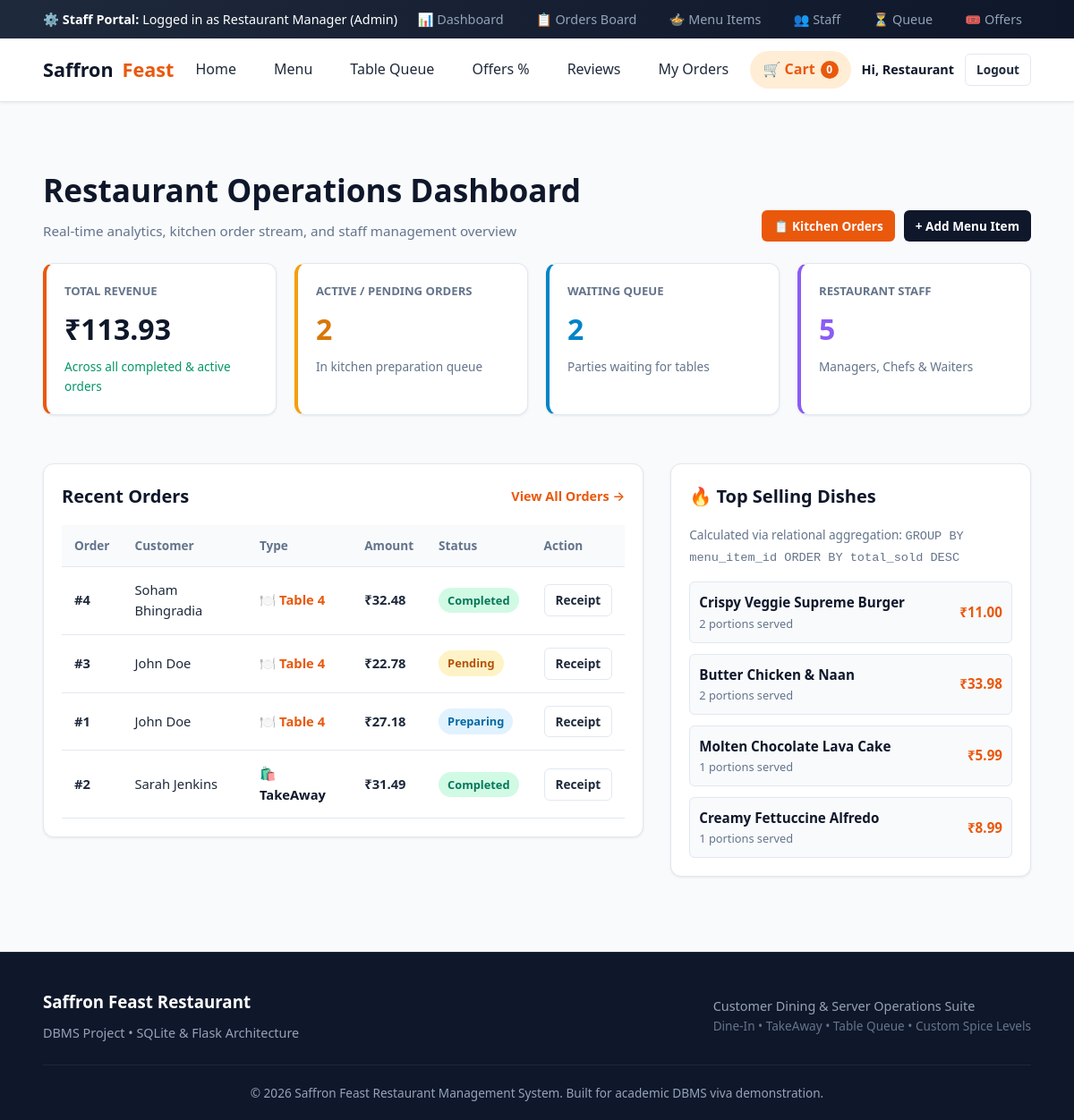
Page /admin (signed in) on the earlier database version.
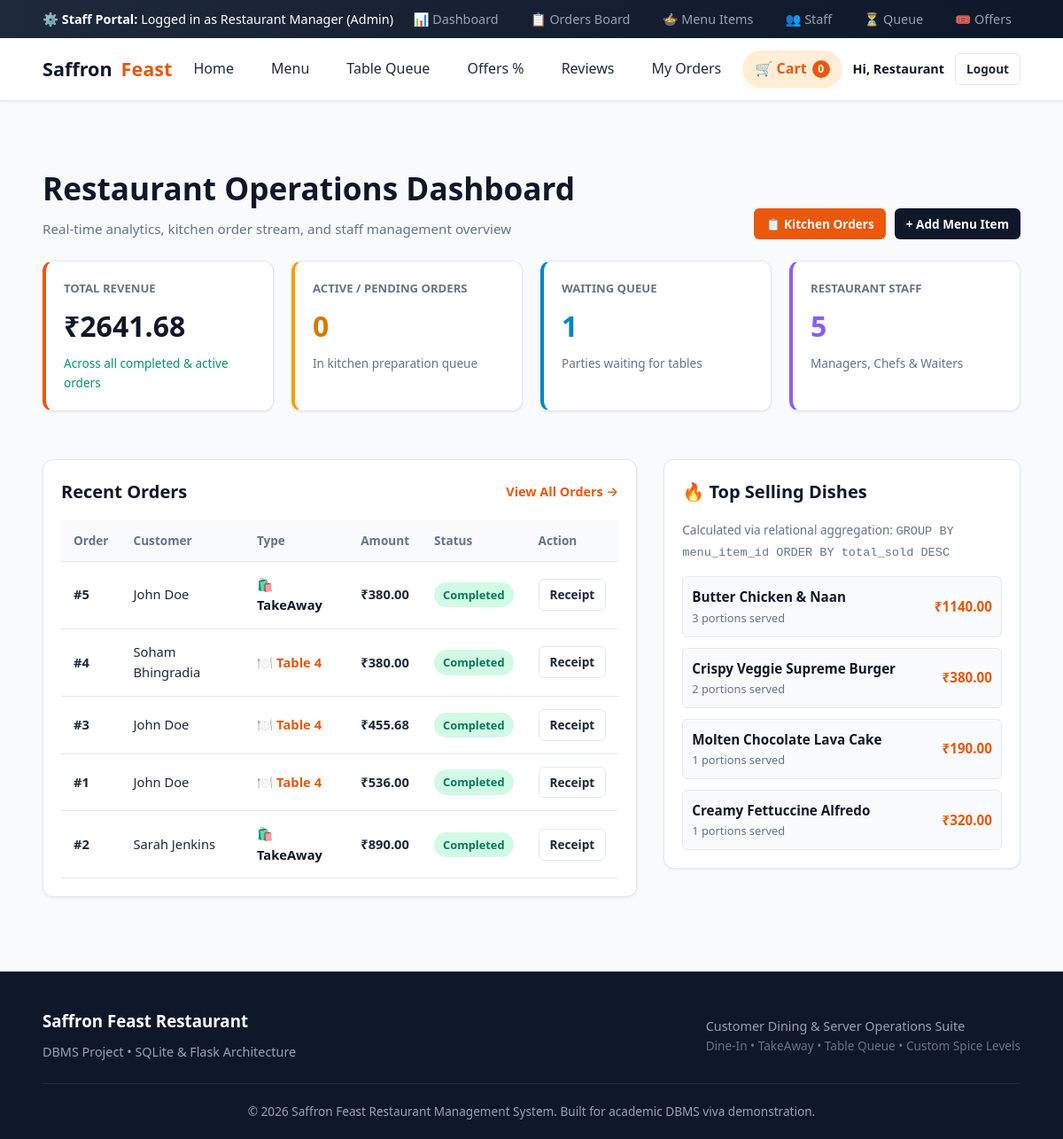
Same page on the later database version.
### tables this page shows
CREATE TABLE orders (
    id INTEGER PRIMARY KEY AUTOINCREMENT,
    customer_id INTEGER NOT NULL,
    order_type TEXT CHECK(order_type IN ('DineIn', 'TakeAway')) NOT NULL,
    table_number INTEGER, -- NULL for TakeAway, integer for DineIn
    total_amount REAL NOT NULL,
    discount_amount REAL DEFAULT 0,
    final_amount REAL NOT NULL,
    status TEXT CHECK(status IN ('Pending', 'Preparing', 'Ready', 'Completed', 'Cancelled')) DEFAULT 'Pending',
    offer_code TEXT,
    special_instructions TEXT,
    created_at TIMESTAMP DEFAULT CURRENT_TIMESTAMP,
    FOREIGN KEY (customer_id) REFERENCES users(id) ON DELETE CASCADE
);

CREATE TABLE users (
    id INTEGER PRIMARY KEY AUTOINCREMENT,
    name TEXT NOT NULL,
    email TEXT UNIQUE NOT NULL,
    password TEXT NOT NULL,
    phone TEXT,
    role TEXT CHECK(role IN ('customer', 'admin', 'staff')) DEFAULT 'customer',
    created_at TIMESTAMP DEFAULT CURRENT_TIMESTAMP
);

CREATE TABLE menu_items (
    id INTEGER PRIMARY KEY AUTOINCREMENT,
    category_id INTEGER NOT NULL,
    name TEXT NOT NULL,
    description TEXT,
    price REAL NOT NULL CHECK(price > 0),
    diet_type TEXT CHECK(diet_type IN ('veg', 'non-veg')) DEFAULT 'veg',
    is_spicy_customizable INTEGER DEFAULT 1, -- 1: Yes, 0: No
    default_spice_level TEXT CHECK(default_spice_level IN ('Mild', 'Medium', 'Spicy', 'Extra Spicy')) DEFAULT 'Medium',
    image_url TEXT,
    is_available INTEGER DEFAULT 1, -- 1: Available, 0: Out of stock
    FOREIGN KEY (category_id) REFERENCES categories(id) ON DELETE CASCADE
);

### app.py (the view)
@app.route('/admin')
@admin_required
def admin_dashboard():
    conn = get_db()
    total_orders = conn.execute("SELECT COUNT(*) FROM orders").fetchone()[0]
    total_revenue = conn.execute("SELECT SUM(final_amount) FROM orders WHERE status != 'Cancelled'").fetchone()[0] or 0.0
    pending_orders = conn.execute("SELECT COUNT(*) FROM orders WHERE status IN ('Pending', 'Preparing')").fetchone()[0]
    active_queue = conn.execute("SELECT COUNT(*) FROM queue WHERE status = 'Waiting'").fetchone()[0]
    staff_count = conn.execute("SELECT COUNT(*) FROM staff").fetchone()[0]
    recent_orders = conn.execute("""
        SELECT o.*, u.name as customer_name
        FROM orders o
        JOIN users u ON o.customer_id = u.id
        ORDER BY o.created_at DESC LIMIT 5
    """).fetchall()
    popular_dishes = conn.execute("""
        SELECT m.name, SUM(oi.quantity) as total_sold, SUM(oi.item_total) as revenue
        FROM order_items oi
        JOIN menu_items m ON oi.menu_item_id = m.id
        GROUP BY oi.menu_item_id
        ORDER BY total_sold DESC LIMIT 4
    """).fetchall()
    conn.close()
    return render_template('admin/dashboard.html',
                           total_orders=total_orders,
                           total_revenue=round(total_revenue, 2),
                           pending_orders=pending_orders,
                           active_queue=active_queue,
                           staff_count=staff_count,
                           recent_orders=recent_orders,
                           popular_dishes=popular_dishes)

### app.py (called while the page is built)
def admin_required(f):
    @wraps(f)
    def decorated_function(*args, **kwargs):
        if 'user_id' not in session or session.get('user_role') not in ['admin', 'staff']:
            flash('Staff or Admin access required.', 'danger')
            return redirect(url_for('login'))
        return f(*args, **kwargs)
    return decorated_function

@app.context_processor
def inject_global_data():
    cart_count = 0
    if 'cart' in session:
        cart_count = sum(item.get('quantity', 1) for item in session['cart'].values())
    return {
        'current_user': {
            'id': session.get('user_id'),
            'name': session.get('user_name'),
            'role': session.get('user_role'),
            'email': session.get('user_email')
        },
        'cart_count': cart_count
    }

### database.py (called while the page is built)
def get_db():
    conn = sqlite3.connect(DATABASE_PATH)
    conn.row_factory = sqlite3.Row
    conn.execute("PRAGMA foreign_keys = ON;")
    return conn

### templates/admin/dashboard.html (shortened to what this page needs)
{% extends 'base.html' %}
{% block content %}
<div class="container">
  <div class="section-header">
    <div>
      <h1 style="font-size: 2.2rem; font-weight: 800; color: var(--secondary); margin-bottom: 6px;">
        Restaurant Operations Dashboard
      </h1>
      <p>Real-time analytics, kitchen order stream, and staff management overview</p>
    </div>
    <div style="display: flex; gap: 10px;">
      <a href="{{ url_for('admin_orders') }}" class="btn btn-primary btn-sm">📋 Kitchen Orders</a>
      <a href="{{ url_for('admin_menu') }}" class="btn btn-secondary btn-sm">+ Add Menu Item</a>
    </div>
  </div>
  <div class="grid-4" style="margin-bottom: 30px;">
    <div class="admin-card" style="border-left: 4px solid var(--primary);">
      <div style="font-size: 0.82rem; font-weight: 700; color: var(--text-muted); text-transform: uppercase;">
        Total Revenue
      </div>
      <div style="font-size: 2rem; font-weight: 800; color: var(--secondary); margin: 6px 0;">
        ₹{{ "%.2f"|format(total_revenue) }}
      </div>
      <div style="font-size: 0.85rem; color: #059669;">Across all completed & active orders</div>
    </div>
    <div class="admin-card" style="border-left: 4px solid #f59e0b;">
      <div style="font-size: 0.82rem; font-weight: 700; color: var(--text-muted); text-transform: uppercase;">
        Active / Pending Orders
      </div>
      <div style="font-size: 2rem; font-weight: 800; color: #d97706; margin: 6px 0;">
        {{ pending_orders }}
      </div>
      <div style="font-size: 0.85rem; color: var(--text-muted);">In kitchen preparation queue</div>
    </div>
    <div class="admin-card" style="border-left: 4px solid #0284c7;">
      <div style="font-size: 0.82rem; font-weight: 700; color: var(--text-muted); text-transform: uppercase;">
        Waiting Queue
      </div>
      <div style="font-size: 2rem; font-weight: 800; color: #0284c7; margin: 6px 0;">
        {{ active_queue }}
      </div>
      <div style="font-size: 0.85rem; color: var(--text-muted);">Parties waiting for tables</div>
    </div>
    <div class="admin-card" style="border-left: 4px solid #8b5cf6;">
      <div style="font-size: 0.82rem; font-weight: 700; color: var(--text-muted); text-transform: uppercase;">
        Restaurant Staff
      </div>
      <div style="font-size: 2rem; font-weight: 800; color: #8b5cf6; margin: 6px 0;">
        {{ staff_count }}
      </div>
      <div style="font-size: 0.85rem; color: var(--text-muted);">Managers, Chefs & Waiters</div>
    </div>
  </div>
  <div style="display: grid; grid-template-columns: 2fr 1.2fr; gap: 30px; align-items: flex-start;">
    <div class="admin-card">
      <div style="display: flex; justify-content: space-between; align-items: center; margin-bottom: 16px;">
        <h3 style="font-size: 1.25rem; color: var(--secondary); margin: 0;">Recent Orders</h3>
        <a href="{{ url_for('admin_orders') }}" style="color: var(--primary); font-size: 0.9rem; font-weight: 600;">View All Orders &rarr;</a>
      </div>
      {% if recent_orders %}
      <div style="overflow-x: auto;">
        <table class="admin-table">
          <thead>
            <tr>
              <th>Order</th>
              <th>Customer</th>
              <th>Type</th>
              <th>Amount</th>
              <th>Status</th>
              <th>Action</th>
            </tr>
          </thead>
          <tbody>
            {% for ord in recent_orders %}
            <tr>
              <td><strong>#{{ ord.id }}</strong></td>
              <td>{{ ord.customer_name }}</td>
              <td>
                {% if ord.order_type == 'DineIn' %}
                  <span style="font-weight: 600; color: var(--primary);">🍽️ Table {{ ord.table_number }}</span>
                {% else %}
                  <span style="font-weight: 600; color: var(--secondary);">🛍️ TakeAway</span>
                {% endif %}
              </td>
              <td style="font-weight: 700;">₹{{ "%.2f"|format(ord.final_amount) }}</td>
              <td>
                <span class="badge badge-status status-{{ ord.status|lower }}">{{ ord.status }}</span>
              </td>
              <td>
                <a href="{{ url_for('check_bill', order_id=ord.id) }}" class="btn btn-outline btn-sm">Receipt</a>
              </td>
            </tr>
            {% endfor %}
          </tbody>
        </table>
      </div>
      {% else %}
        <p style="color: var(--text-muted); padding: 20px 0; text-align: center;">No orders recorded yet.</p>
      {% endif %}
    </div>
    <div class="admin-card">
      <h3 style="font-size: 1.25rem; color: var(--secondary); margin-bottom: 16px;">🔥 Top Selling Dishes</h3>
      <p style="font-size: 0.85rem; color: var(--text-muted); margin-bottom: 16px;">
        Calculated via relational aggregation: <code>GROUP BY menu_item_id ORDER BY total_sold DESC</code>
      </p>
      {% if popular_dishes %}
      <div style="display: flex; flex-direction: column; gap: 12px;">
        {% for dish in popular_dishes %}
        <div style="display: flex; justify-content: space-between; align-items: center; padding: 10px; background: #f8fafc; border-radius: var(--radius-sm); border: 1px solid var(--border-color);">
          <div>
            <strong style="color: var(--secondary); font-size: 0.95rem;">{{ dish.name }}</strong>
            <div style="font-size: 0.8rem; color: var(--text-muted);">{{ dish.total_sold }} portions served</div>
          </div>
          <div style="font-weight: 700; color: var(--primary); font-size: 0.95rem;">
            ₹{{ "%.2f"|format(dish.revenue) }}
          </div>
        </div>
        {% endfor %}
      </div>
      {% else %}
        <p style="color: var(--text-muted);">No sales data available yet.</p>
      {% endif %}
    </div>
  </div>
</div>
{% endblock %}

### templates/base.html (shortened to what this page needs)
<!DOCTYPE html>
<html lang="en">
<head>
  <link rel="stylesheet" href="{{ url_for('static', filename='css/style.css') }}">
</head>
<body>
  {% if current_user.role in ['admin', 'staff'] %}
  <div class="admin-bar no-print">
    <div class="container admin-bar-inner">
      <div>
        <strong>⚙️ Staff Portal:</strong> Logged in as {{ current_user.name }} ({{ current_user.role|capitalize }})
      </div>
      <ul class="admin-nav-links">
        <li><a href="{{ url_for('admin_dashboard') }}">📊 Dashboard</a></li>
        <li><a href="{{ url_for('admin_orders') }}">📋 Orders Board</a></li>
        <li><a href="{{ url_for('admin_menu') }}">🍲 Menu Items</a></li>
        <li><a href="{{ url_for('admin_staff') }}">👥 Staff</a></li>
        <li><a href="{{ url_for('admin_queue') }}">⏳ Queue</a></li>
        <li><a href="{{ url_for('admin_offers') }}">🎟️ Offers</a></li>
      </ul>
    </div>
  </div>
  {% endif %}
  <header class="navbar no-print">
    <div class="container nav-wrapper">
      <a href="{{ url_for('index') }}" class="brand-logo">
        <span>Saffron</span>Feast
      </a>
      <ul class="nav-links">
        <li><a href="{{ url_for('index') }}" class="{% if request.endpoint == 'index' %}active{% endif %}">Home</a></li>
        <li><a href="{{ url_for('menu') }}" class="{% if request.endpoint == 'menu' %}active{% endif %}">Menu</a></li>
        <li><a href="{{ url_for('customer_queue') }}" class="{% if request.endpoint == 'customer_queue' %}active{% endif %}">Table Queue</a></li>
        <li><a href="{{ url_for('customer_offers') }}" class="{% if request.endpoint == 'customer_offers' %}active{% endif %}">Offers %</a></li>
        <li><a href="{{ url_for('customer_reviews') }}" class="{% if request.endpoint == 'customer_reviews' %}active{% endif %}">Reviews</a></li>
        {% if current_user.id %}
          <li><a href="{{ url_for('my_orders') }}" class="{% if request.endpoint == 'my_orders' %}active{% endif %}">My Orders</a></li>
        {% endif %}
      </ul>
      <div class="nav-actions">
        <a href="{{ url_for('view_cart') }}" class="cart-btn-badge" id="nav-cart-btn">
          🛒 Cart
          <span class="cart-count">{{ cart_count }}</span>
        </a>
        {% if current_user.id %}
          <span style="font-size: 0.9rem; font-weight: 600; color: var(--secondary);">Hi, {{ current_user.name.split()[0] }}</span>
          <a href="{{ url_for('logout') }}" class="btn btn-outline btn-sm">Logout</a>
        {% else %}
          <a href="{{ url_for('login') }}" class="btn btn-outline btn-sm">Login</a>
          <a href="{{ url_for('signup') }}" class="btn btn-primary btn-sm">Sign Up</a>
        {% endif %}
      </div>
    </div>
  </header>
  <main class="main-content">
    {% block content %}{% endblock %}
  </main>
  <footer class="footer no-print">
    <div class="container footer-inner">
      <div>
        <h3 style="color: #fff; margin-bottom: 8px;">Saffron Feast Restaurant</h3>
        <p style="font-size: 0.9rem;">DBMS Project • SQLite & Flask Architecture</p>
      </div>
      <div>
        <p style="font-size: 0.9rem;">Customer Dining & Server Operations Suite</p>
        <p style="font-size: 0.85rem; color: #64748b;">Dine-In • TakeAway • Table Queue • Custom Spice Levels</p>
      </div>
    </div>
    <div class="footer-copy">
      &copy; 2026 Saffron Feast Restaurant Management System. Built for academic DBMS viva demonstration.
    </div>
  </footer>
</body>
</html>

Differences in the rows shown:
added orders: id "5", customer_name "John Doe", order_type "🛍️ TakeAway", final_amount "380.00", status "Completed"
changed orders "Soham Bhingradia": final_amount "32.48" → "380.00"
changed orders id 3: final_amount "22.78" → "455.68"; status "Pending" → "Completed"
changed orders id 1: final_amount "27.18" → "536.00"; status "Preparing" → "Completed"
changed orders "Sarah Jenkins": final_amount "31.49" → "890.00"
changed menu_items "Butter Chicken & Naan": total_sold "2" → "3"; revenue "33.98" → "1140.00"; moves up the list
changed menu_items "Crispy Veggie Supreme Burger": revenue "11.00" → "380.00"
changed menu_items "Molten Chocolate Lava Cake": revenue "5.99" → "190.00"
changed menu_items "Creamy Fettuccine Alfredo": revenue "8.99" → "320.00"
Other differences:
{{ "%.2f"|format(total_revenue) }}: "113.93" → "2641.68"
{{ pending_orders }}: "2" → "0"
{{ active_queue }}: "2" → "1"
